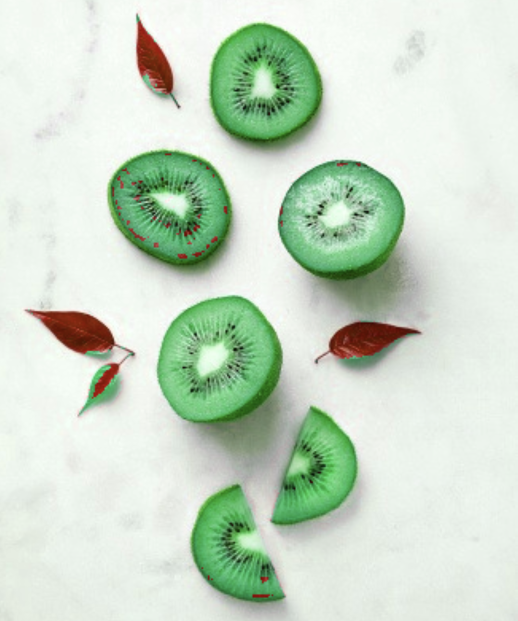
#> input picture images/hsl_kiwi.jpg, 1036 x 1242 px (shown at 1/2 size)
$ python object_det.py
#> lines starting #> are read from the running program, lines starting #| are printed output that depends on the picture; after the words box and inside, x2 and y2 are one past the last pixel; in counts of white or black regions, pixels touching at a corner belong together
import cv2
import numpy as np

# nothing function
def nothing(x):
    pass

# Read the input image
input_image = cv2.imread('images/hsl_kiwi.jpg')  # Replace 'path/to/your/image.jpg' with the actual path of your image
#> input_image is the input picture: shape (1242, 1036, 3); mean B, G, R 201.2, 219.1, 203.3

# Create a trackbar for HSV color space
cv2.namedWindow("Trackbars")
cv2.createTrackbar("Hue Min", "Trackbars", 0, 279, nothing)
#> slider 'Hue Min' is set to 55
cv2.createTrackbar("Hue Max", "Trackbars", 279, 279, nothing)
cv2.createTrackbar("Saturation Min", "Trackbars", 0, 255, nothing)
#> slider 'Saturation Min' is set to 51
cv2.createTrackbar("Saturation Max", "Trackbars", 255, 255, nothing)
cv2.createTrackbar("Value Min", "Trackbars", 0, 255, nothing)
#> slider 'Value Min' is set to 51
cv2.createTrackbar("Value Max", "Trackbars", 255, 255, nothing)

while True:
    frame_hsv = cv2.cvtColor(input_image, cv2.COLOR_BGR2HSV)
#> frame_hsv: shape (1242, 1036, 3); mean H, S, V 54.9, 31.5, 220.8

    # Get the values from the trackbars
    hue_min = cv2.getTrackbarPos("Hue Min", "Trackbars")
    hue_max = cv2.getTrackbarPos("Hue Max", "Trackbars")
    sat_min = cv2.getTrackbarPos("Saturation Min", "Trackbars")
    sat_max = cv2.getTrackbarPos("Saturation Max", "Trackbars")
    val_min = cv2.getTrackbarPos("Value Min", "Trackbars")
    val_max = cv2.getTrackbarPos("Value Max", "Trackbars")

    # Perform masking based on the HSV color range
    lower_hsv = np.array([hue_min, sat_min, val_min])
    upper_hsv = np.array([hue_max, sat_max, val_max])
    mask = cv2.inRange(frame_hsv, lower_hsv, upper_hsv)
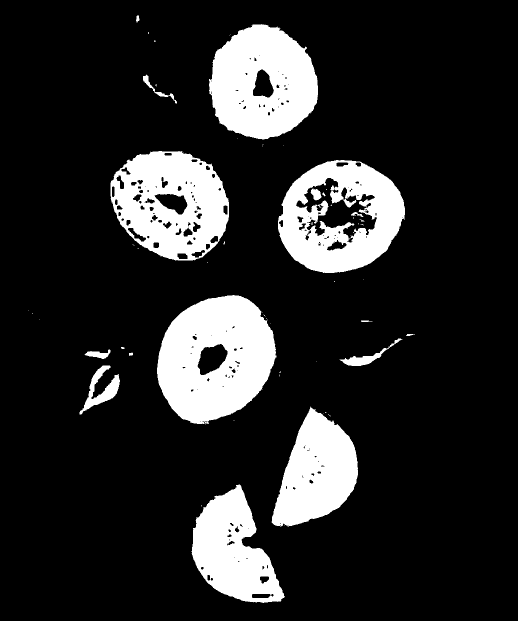
#> mask: shape (1242, 1036) (shown at 1/2 size); 15.9% white; 65 white regions (47 under 20 px), largest, box (x1, y1, x2, y2) and area: (314, 590, 553, 848) 43282, (418, 48, 636, 279) 36378, (221, 302, 458, 521) 34629

    # Apply the masking
    result = cv2.bitwise_and(input_image, input_image, mask=mask)
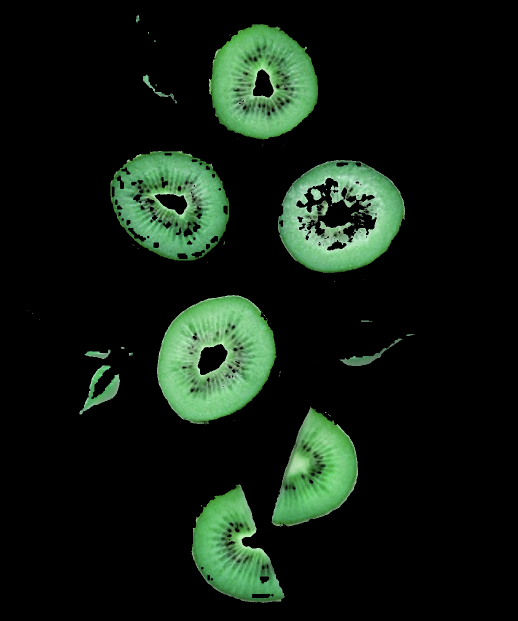
#> result: shape (1242, 1036, 3) (shown at 1/2 size); mean B, G, R 17.6, 27.6, 16.3

    # Display the images side by side
    side_by_side = np.hstack((input_image, result))
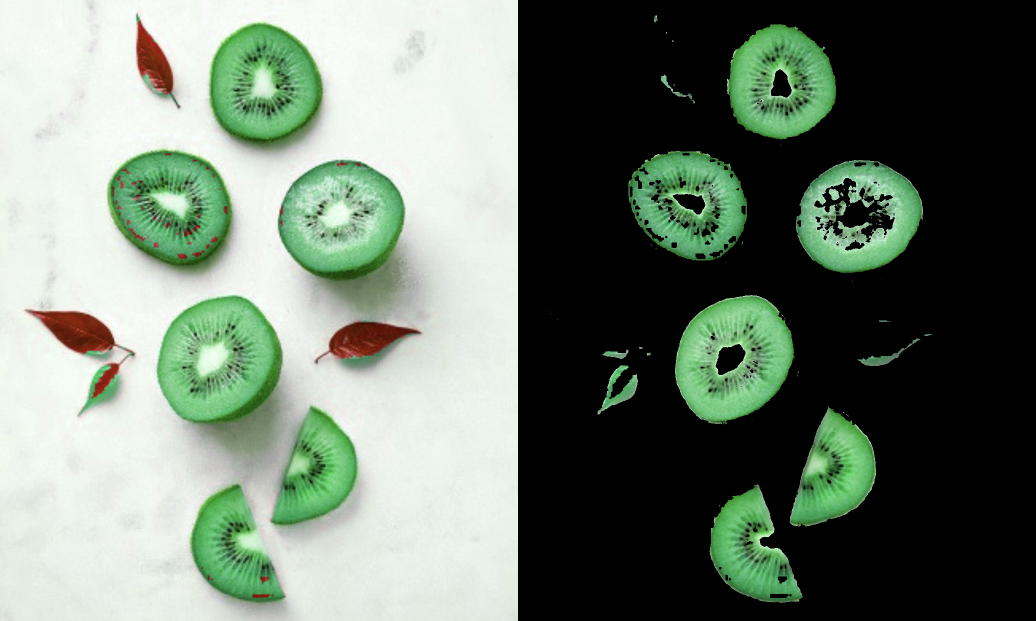
#> side_by_side: shape (1242, 2072, 3) (shown at 1/2 size); mean B, G, R 109.4, 123.3, 109.8
    cv2.imshow('Trackbars', side_by_side)

    if cv2.waitKey(1) & 0xFF == ord('q'):
#> (key q is pressed here)
        break

# Save the resulting image
#cv2.imwrite('images/resultkiwi.jpeg', result)

# Destroy the window
cv2.destroyAllWindows()
